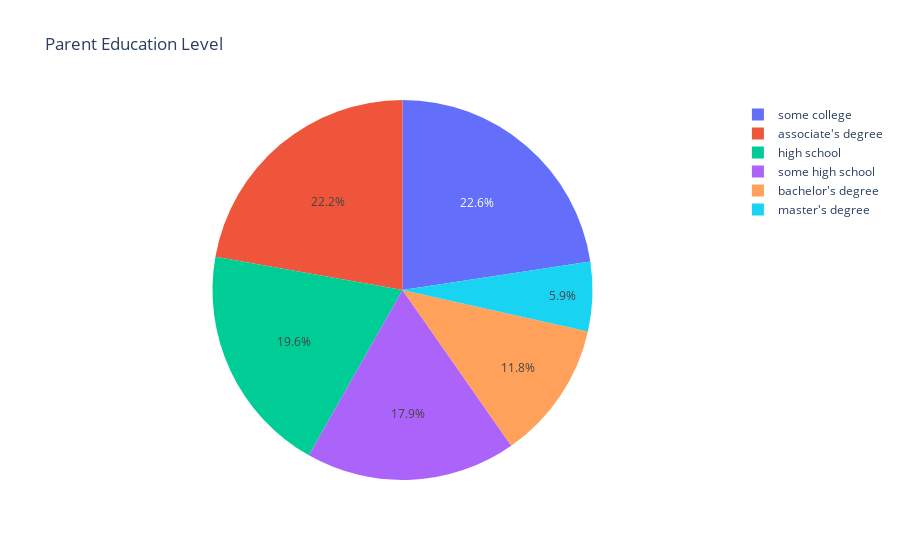

Here is the notebook cell this chart was saved with:
### Markdown cell above
### parents education level

### Code cell
parent_edu_level = df['parental level of education'].value_counts()
px.pie(labels=parent_edu_level.index,values=parent_edu_level.values,title='Parent Education Level',names=parent_edu_level.index)

### Figure 1 — Plotly figure (JSON) as saved in the notebook; plotly's stock layout.template omitted (floating-point values rounded to 4 significant figures)
{"data": [{"domain": {"x": [0, 1], "y": [0, 1]}, "hovertemplate": "label=%{label}<br>value=%{value}<extra></extra>", "labels": ["some college", "associate's degree", "high school", "some high school", "bachelor's degree", "master's degree"], "legendgroup": "", "name": "", "showlegend": true, "type": "pie", "values": [226, 222, 196, 179, 118, 59]}], "layout": {"legend": {"tracegroupgap": 0}, "title": {"text": "Parent Education Level"}}}
